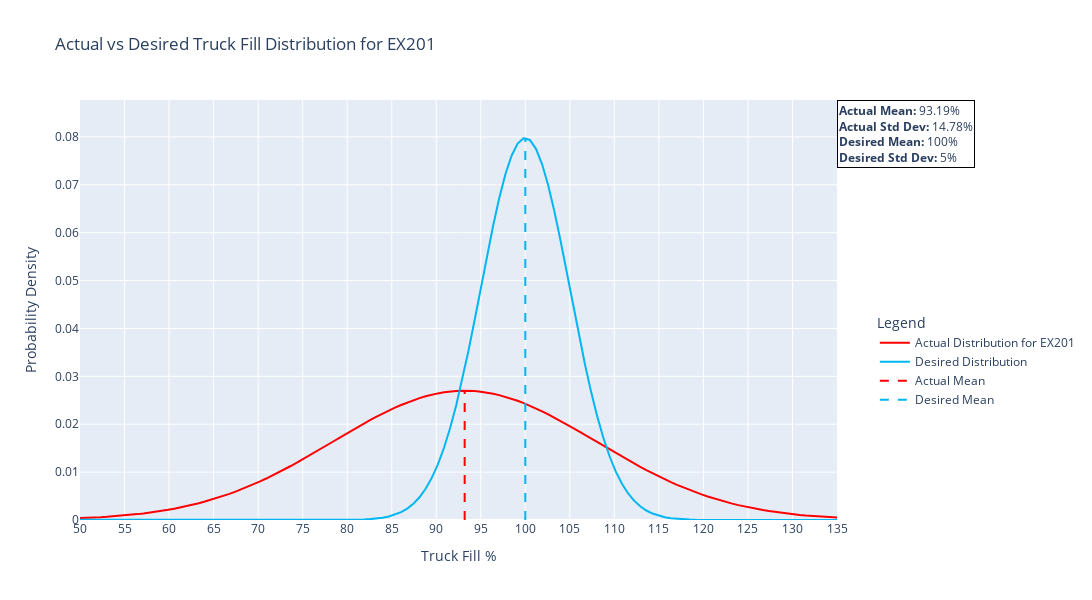
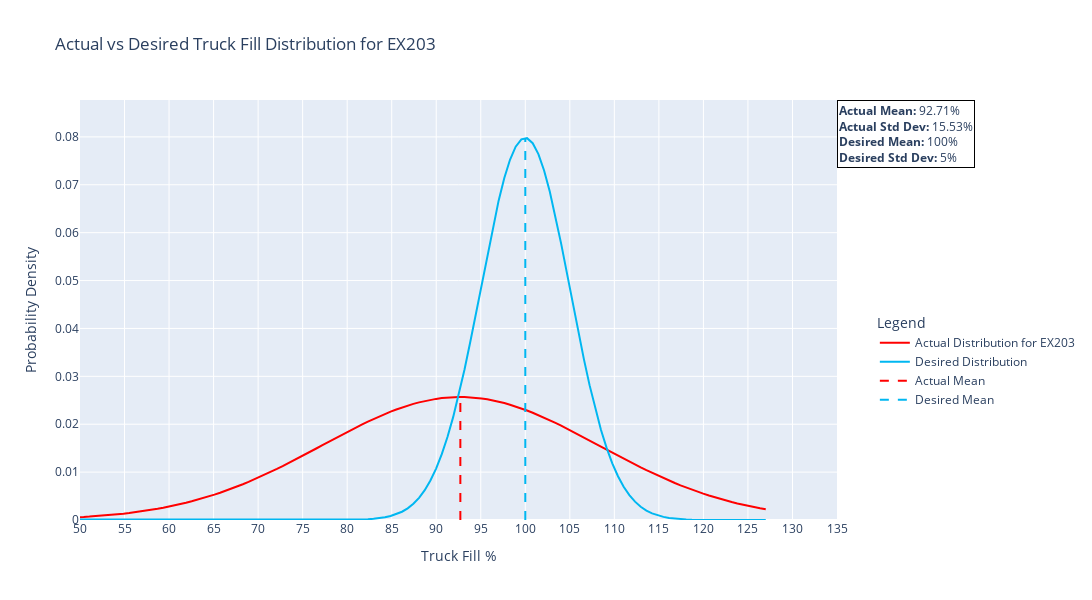
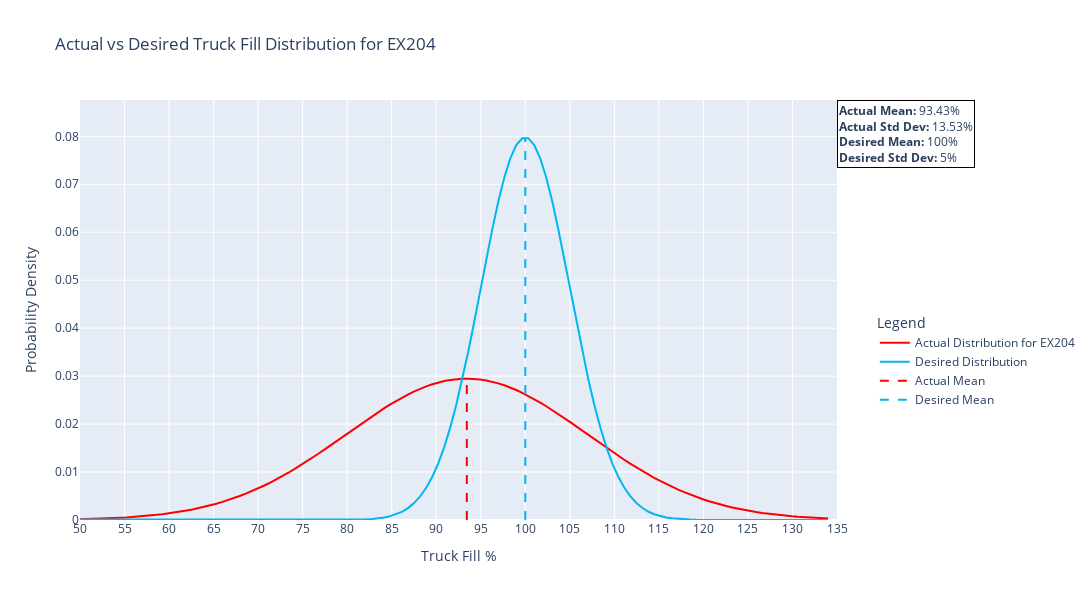
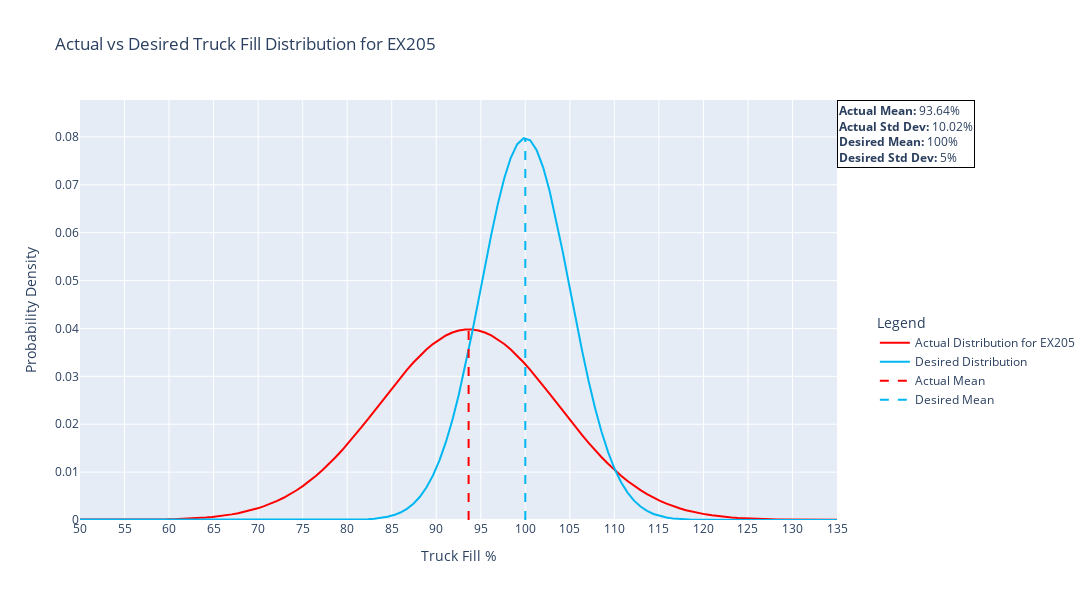

Notebook code cell kept with these figures, in order:
### Code cell
import pandas as pd
import numpy as np
from scipy.stats import norm
import plotly.graph_objects as go

def plot_distribution(desired_mean=100, desired_std=5):
    path_to_csvs = './'
    
    months = ['Load DetailApril2023',
    'Load DetailAugust2023.1-15',
    'Load DetailSeptember2023',
    'Load DetailAugust2023.16-31',
    'Load DetailDecember1-15.2023',
    'Load DetailDecember16-31.2023',
    'Load DetailFebruary2023',
    'Load DetailJanuary2023',
    'Load DetailJuly2023',
    'Load DetailJUNE2023',
    'Load DetailMarch2023',
    'Load DetailMay2023',
    'Load DetailNovember1-15.2023',
    'Load DetailNovember16-30.2023']  

    # Define the shovels of interest
    shovels_of_interest = ['EX201', 'EX203', 'EX204', 'EX205', 'EX206']

    for shovel in shovels_of_interest:
        shovel_fill_data = []

        for month in months:
            file_path = f'{path_to_csvs}Cleaned_{month}.csv'
            month_data = pd.read_csv(file_path)

            if 'Truck fill' in month_data.columns and 'Shovel' in month_data.columns:
                filtered_data = month_data[month_data['Shovel'] == shovel]['Truck fill']
                shovel_fill_data.extend(filtered_data.dropna())

        if not shovel_fill_data:
            print(f"No data for shovel {shovel}. Skipping.")
            continue

        actual_mean = np.mean(shovel_fill_data)
        actual_std = np.std(shovel_fill_data)

        x_range = np.linspace(min(shovel_fill_data), max(shovel_fill_data), 200)

        actual_distribution_y = norm.pdf(x_range, actual_mean, actual_std)
        desired_distribution_y = norm.pdf(x_range, desired_mean, desired_std)

        fig = go.Figure()

        fig.add_trace(go.Scatter(x=x_range, y=actual_distribution_y, mode='lines', name=f'Actual Distribution for {shovel}', line=dict(color='red')))
        fig.add_trace(go.Scatter(x=x_range, y=desired_distribution_y, mode='lines', name='Desired Distribution', line=dict(color='#00B7F1')))

        fig.add_trace(go.Scatter(x=[actual_mean, actual_mean], y=[0, max(actual_distribution_y)], mode='lines', name='Actual Mean', line=dict(color='red', dash='dash')))
        fig.add_trace(go.Scatter(x=[desired_mean, desired_mean], y=[0, max(desired_distribution_y)], mode='lines', name='Desired Mean', line=dict(color='#00B7F1', dash='dash')))

        mean_std_text = (f"<b>Actual Mean:</b> {actual_mean:.2f}%<br>"
                         f"<b>Actual Std Dev:</b> {actual_std:.2f}%<br>"
                         f"<b>Desired Mean:</b> {desired_mean}%<br>"
                         f"<b>Desired Std Dev:</b> {desired_std}%")
        fig.add_annotation(
            text=mean_std_text,
            align='left',
            showarrow=False,
            xref='paper',
            yref='paper',
            x=1,
            y=1,
            bordercolor='black',
            borderwidth=1,
            bgcolor='white',
            xanchor='left',
            yanchor='top'
        )

        fig.update_layout(
            title=f'Actual vs Desired Truck Fill Distribution for {shovel}',
            xaxis_title='Truck Fill %',
            yaxis_title='Probability Density',
            xaxis=dict(range=[50, 135], dtick=5),
            yaxis=dict(range=[0, max(desired_distribution_y) * 1.1], dtick=0.01),
            legend_title='Legend',
            margin=dict(r=200, t=100),
            height=600,
            width=1200,
            legend=dict(
                x=1.05,
                y=0.5,
                xanchor='left',
                yanchor='top',
                bgcolor='rgba(255,255,255,0.5)'
            ),
        )

        fig.show()

# Call the plot function with desired mean=100 and std=5
plot_distribution(desired_mean=100, desired_std=5)

### Figure 1 — Plotly figure (JSON) as saved in the notebook; plotly's stock layout.template omitted (floating-point values rounded to 4 significant figures; data arrays with more than 128 entries replaced by an {"elided": "..."} marker saying what was removed)
{"data": [{"line": {"color": "red"}, "mode": "lines", "name": "Actual Distribution for EX201", "type": "scatter", "x": {"elided": "200 float values"}, "y": {"elided": "200 float values"}}, {"line": {"color": "#00B7F1"}, "mode": "lines", "name": "Desired Distribution", "type": "scatter", "x": {"elided": "200 float values"}, "y": {"elided": "200 float values"}}, {"line": {"color": "red", "dash": "dash"}, "mode": "lines", "name": "Actual Mean", "type": "scatter", "x": [93.19, 93.19], "y": [0, 0.02699]}, {"line": {"color": "#00B7F1", "dash": "dash"}, "mode": "lines", "name": "Desired Mean", "type": "scatter", "x": [100, 100], "y": [0, 0.07974]}], "layout": {"annotations": [{"align": "left", "bgcolor": "white", "bordercolor": "black", "borderwidth": 1, "showarrow": false, "text": "<b>Actual Mean:</b> 93.19%<br><b>Actual Std Dev:</b> 14.78%<br><b>Desired Mean:</b> 100%<br><b>Desired Std Dev:</b> 5%", "x": 1, "xanchor": "left", "xref": "paper", "y": 1, "yanchor": "top", "yref": "paper"}], "height": 600, "legend": {"bgcolor": "rgba(255,255,255,0.5)", "title": {"text": "Legend"}, "x": 1.05, "xanchor": "left", "y": 0.5, "yanchor": "top"}, "margin": {"r": 200, "t": 100}, "title": {"text": "Actual vs Desired Truck Fill Distribution for EX201"}, "width": 1200, "xaxis": {"dtick": 5, "range": [50, 135], "title": {"text": "Truck Fill %"}, "type": "linear"}, "yaxis": {"dtick": 0.01, "range": [0, 0.08771], "title": {"text": "Probability Density"}, "type": "linear"}}}

### Figure 2 — Plotly figure (JSON) as saved in the notebook; plotly's stock layout.template omitted (floating-point values rounded to 4 significant figures; data arrays with more than 128 entries replaced by an {"elided": "..."} marker saying what was removed)
{"data": [{"line": {"color": "red"}, "mode": "lines", "name": "Actual Distribution for EX203", "type": "scatter", "x": {"elided": "200 float values"}, "y": {"elided": "200 float values"}}, {"line": {"color": "#00B7F1"}, "mode": "lines", "name": "Desired Distribution", "type": "scatter", "x": {"elided": "200 float values"}, "y": {"elided": "200 float values"}}, {"line": {"color": "red", "dash": "dash"}, "mode": "lines", "name": "Actual Mean", "type": "scatter", "x": [92.71, 92.71], "y": [0, 0.02568]}, {"line": {"color": "#00B7F1", "dash": "dash"}, "mode": "lines", "name": "Desired Mean", "type": "scatter", "x": [100, 100], "y": [0, 0.07973]}], "layout": {"annotations": [{"align": "left", "bgcolor": "white", "bordercolor": "black", "borderwidth": 1, "showarrow": false, "text": "<b>Actual Mean:</b> 92.71%<br><b>Actual Std Dev:</b> 15.53%<br><b>Desired Mean:</b> 100%<br><b>Desired Std Dev:</b> 5%", "x": 1, "xanchor": "left", "xref": "paper", "y": 1, "yanchor": "top", "yref": "paper"}], "height": 600, "legend": {"bgcolor": "rgba(255,255,255,0.5)", "title": {"text": "Legend"}, "x": 1.05, "xanchor": "left", "y": 0.5, "yanchor": "top"}, "margin": {"r": 200, "t": 100}, "title": {"text": "Actual vs Desired Truck Fill Distribution for EX203"}, "width": 1200, "xaxis": {"dtick": 5, "range": [50, 135], "title": {"text": "Truck Fill %"}, "type": "linear"}, "yaxis": {"dtick": 0.01, "range": [0, 0.0877], "title": {"text": "Probability Density"}, "type": "linear"}}}

### Figure 3 — Plotly figure (JSON) as saved in the notebook; plotly's stock layout.template omitted (floating-point values rounded to 4 significant figures; data arrays with more than 128 entries replaced by an {"elided": "..."} marker saying what was removed)
{"data": [{"line": {"color": "red"}, "mode": "lines", "name": "Actual Distribution for EX204", "type": "scatter", "x": {"elided": "200 float values"}, "y": {"elided": "200 float values"}}, {"line": {"color": "#00B7F1"}, "mode": "lines", "name": "Desired Distribution", "type": "scatter", "x": {"elided": "200 float values"}, "y": {"elided": "200 float values"}}, {"line": {"color": "red", "dash": "dash"}, "mode": "lines", "name": "Actual Mean", "type": "scatter", "x": [93.43, 93.43], "y": [0, 0.02947]}, {"line": {"color": "#00B7F1", "dash": "dash"}, "mode": "lines", "name": "Desired Mean", "type": "scatter", "x": [100, 100], "y": [0, 0.07961]}], "layout": {"annotations": [{"align": "left", "bgcolor": "white", "bordercolor": "black", "borderwidth": 1, "showarrow": false, "text": "<b>Actual Mean:</b> 93.43%<br><b>Actual Std Dev:</b> 13.53%<br><b>Desired Mean:</b> 100%<br><b>Desired Std Dev:</b> 5%", "x": 1, "xanchor": "left", "xref": "paper", "y": 1, "yanchor": "top", "yref": "paper"}], "height": 600, "legend": {"bgcolor": "rgba(255,255,255,0.5)", "title": {"text": "Legend"}, "x": 1.05, "xanchor": "left", "y": 0.5, "yanchor": "top"}, "margin": {"r": 200, "t": 100}, "title": {"text": "Actual vs Desired Truck Fill Distribution for EX204"}, "width": 1200, "xaxis": {"dtick": 5, "range": [50, 135], "title": {"text": "Truck Fill %"}, "type": "linear"}, "yaxis": {"dtick": 0.01, "range": [0, 0.08757], "title": {"text": "Probability Density"}, "type": "linear"}}}

### Figure 4 — Plotly figure (JSON) as saved in the notebook; plotly's stock layout.template omitted (floating-point values rounded to 4 significant figures; data arrays with more than 128 entries replaced by an {"elided": "..."} marker saying what was removed)
{"data": [{"line": {"color": "red"}, "mode": "lines", "name": "Actual Distribution for EX205", "type": "scatter", "x": {"elided": "200 float values"}, "y": {"elided": "200 float values"}}, {"line": {"color": "#00B7F1"}, "mode": "lines", "name": "Desired Distribution", "type": "scatter", "x": {"elided": "200 float values"}, "y": {"elided": "200 float values"}}, {"line": {"color": "red", "dash": "dash"}, "mode": "lines", "name": "Actual Mean", "type": "scatter", "x": [93.64, 93.64], "y": [0, 0.03979]}, {"line": {"color": "#00B7F1", "dash": "dash"}, "mode": "lines", "name": "Desired Mean", "type": "scatter", "x": [100, 100], "y": [0, 0.07974]}], "layout": {"annotations": [{"align": "left", "bgcolor": "white", "bordercolor": "black", "borderwidth": 1, "showarrow": false, "text": "<b>Actual Mean:</b> 93.64%<br><b>Actual Std Dev:</b> 10.02%<br><b>Desired Mean:</b> 100%<br><b>Desired Std Dev:</b> 5%", "x": 1, "xanchor": "left", "xref": "paper", "y": 1, "yanchor": "top", "yref": "paper"}], "height": 600, "legend": {"bgcolor": "rgba(255,255,255,0.5)", "title": {"text": "Legend"}, "x": 1.05, "xanchor": "left", "y": 0.5, "yanchor": "top"}, "margin": {"r": 200, "t": 100}, "title": {"text": "Actual vs Desired Truck Fill Distribution for EX205"}, "width": 1200, "xaxis": {"dtick": 5, "range": [50, 135], "title": {"text": "Truck Fill %"}, "type": "linear"}, "yaxis": {"dtick": 0.01, "range": [0, 0.08771], "title": {"text": "Probability Density"}, "type": "linear"}}}
